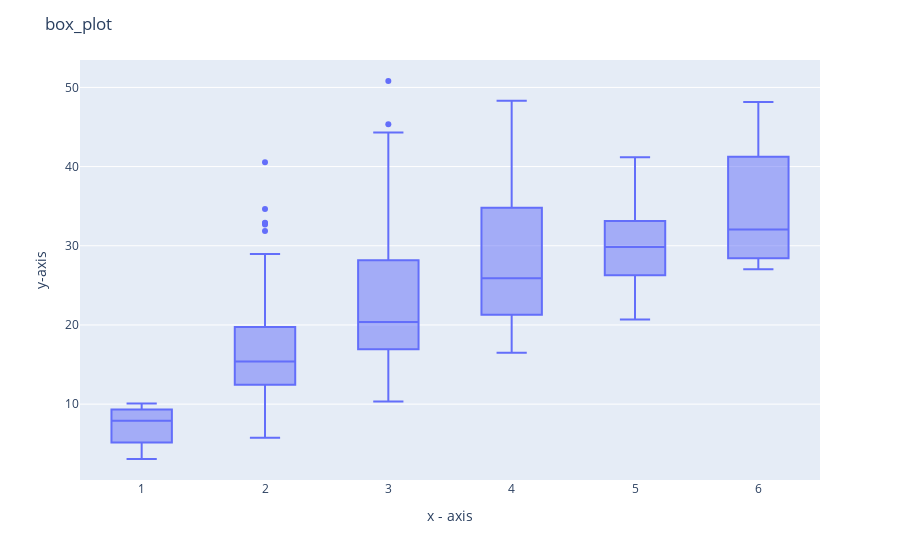

The notebook cell this image was saved under:
### Code cell
fig = px.box(t , x="size" , y= "total_bill" )
fig.update_layout(xaxis_title = "x - axis" , yaxis_title="y-axis" , title = "box_plot")
fig.show()

### Figure 1 — Plotly figure (JSON) as saved in the notebook; plotly's stock layout.template omitted (floating-point values rounded to 4 significant figures; data arrays with more than 128 entries replaced by an {"elided": "..."} marker saying what was removed)
{"data": [{"alignmentgroup": "True", "hovertemplate": "size=%{x}<br>total_bill=%{y}<extra></extra>", "legendgroup": "", "marker": {"color": "#636efa"}, "name": "", "notched": false, "offsetgroup": "", "orientation": "v", "showlegend": false, "type": "box", "x": {"elided": "244 int values"}, "x0": " ", "xaxis": "x", "y": {"elided": "244 float values"}, "y0": " ", "yaxis": "y"}], "layout": {"boxmode": "group", "legend": {"tracegroupgap": 0}, "margin": {"t": 60}, "title": {"text": "box_plot"}, "xaxis": {"anchor": "y", "domain": [0, 1], "title": {"text": "x - axis"}}, "yaxis": {"anchor": "x", "domain": [0, 1], "title": {"text": "y-axis"}}}}
